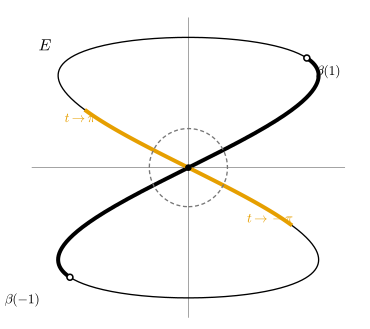

This figure's Python source:
"""그림 3.3.2: 8자 곡선 — 연속 단사이지만 위상 매장이 아닌 사상 (3.3절, 비예 3.3.11).

β(t) = (sin 2t, sin t), t ∈ (-π, π). β는 단사이고 연속이며, 상 E = β((-π, π))는 8자 모양이다.
U = (-1, 1)은 (-π, π)의 열린집합이고 β(U)(검정 굵은 선)는 원점을 지난다. 그러나 t → ±π일 때 β(t) → (0, 0)이므로
원점을 중심으로 하는 공(점선, 반지름 0.3)에는 t가 ±π에 가까운 점들의 상(주황)이 들어 있고, 그 점들은 β(U)에 없다.
따라서 β(U)는 E의 부분공간 위상에서 열려 있지 않다.

실행: 프로젝트 루트에서 ``PYTHONPATH=tools python3 chapters/03-topology-basics/figures/fig-3-3-2-figure-eight.py``
"""

import dgfig

dgfig.setup()

import matplotlib.pyplot as plt
import numpy as np
from matplotlib.patches import Circle

C = dgfig.COLORS
LW = dgfig.LW

beta = lambda t: np.stack([np.sin(2 * t), np.sin(t)], axis=-1)
t = np.linspace(-np.pi, np.pi, 4001)[1:-1]
B = beta(t)

# 자기검사 1: 단사 (표본에서 서로 다른 t의 상이 충분히 떨어져 있지 않은 쌍은 t가 가까운 쌍뿐)
ts = np.linspace(-np.pi, np.pi, 1201)[1:-1]
P = beta(ts)
D = np.linalg.norm(P[:, None, :] - P[None, :, :], axis=2)
close_pairs = np.argwhere((D < 1e-9) & (np.abs(ts[:, None] - ts[None, :]) > 1e-9))
assert close_pairs.size == 0
# 자기검사 2: t → ±π이면 β(t) → (0, 0)
assert np.linalg.norm(beta(np.pi - 1e-6)) < 1e-5 and np.linalg.norm(beta(-np.pi + 1e-6)) < 1e-5
# 자기검사 3: 원점 둘레 공 B_0.3(0)에 t ∈ (π - 0.12, π)의 상이 들어간다 (그 t는 U = (-1,1) 밖)
eps = 0.3
tt = np.linspace(np.pi - 0.12, np.pi - 1e-4, 50)
assert np.all(np.linalg.norm(beta(tt), axis=1) < eps) and np.all(np.abs(tt) >= 1)
# 자기검사 4: 상 위의 점은 x^2 = 4y^2(1 - y^2)를 만족 (연습 3.3.6)
assert np.allclose(B[:, 0] ** 2, 4 * B[:, 1] ** 2 * (1 - B[:, 1] ** 2))

fig, ax = plt.subplots(figsize=(3.6, 3.4))
dgfig.schematic_axes(ax, (-1.25, 1.35), (-1.2, 1.25))
ax.plot([-1.2, 1.2], [0, 0], color=C["aux"], lw=0.5, zorder=0)
ax.plot([0, 0], [-1.15, 1.15], color=C["aux"], lw=0.5, zorder=0)
ax.plot(*B.T, color=C["main"], lw=1.0, zorder=2)
tu = np.linspace(-1, 1, 400)
ax.plot(*beta(tu).T, color=C["main"], lw=3.0, zorder=3)
for tb in (np.linspace(np.pi - 0.45, np.pi - 1e-3, 100), np.linspace(-np.pi + 1e-3, -np.pi + 0.45, 100)):
    ax.plot(*beta(tb).T, color=C["accent"], lw=3.0, zorder=4)
ax.add_patch(Circle((0, 0), eps, fill=False, edgecolor=C["aux"], lw=1.0, ls=(0, (3, 2)), zorder=5))
ax.plot(0, 0, "o", ms=4, color=C["main"], zorder=6)
for tm, lab, off in ((1.0, r"$\beta(1)$", (0.07, -0.13)), (-1.0, r"$\beta(-1)$", (-0.5, -0.2))):
    q = beta(np.array(tm))
    ax.plot(*q, "o", ms=4.5, mfc="white", mec=C["main"], mew=1.2, zorder=6)
    ax.text(q[0] + off[0], q[1] + off[1], lab, fontsize=10)
ax.text(-0.95, 0.35, r"$t \to \pi$", fontsize=10, color=C["accent"])
ax.text(0.45, -0.42, r"$t \to -\pi$", fontsize=10, color=C["accent"])
ax.text(-1.15, 0.9, r"$E$", fontsize=12)

fig.subplots_adjust(left=0.01, right=0.99, top=0.99, bottom=0.01)
dgfig.save(fig, __file__)
